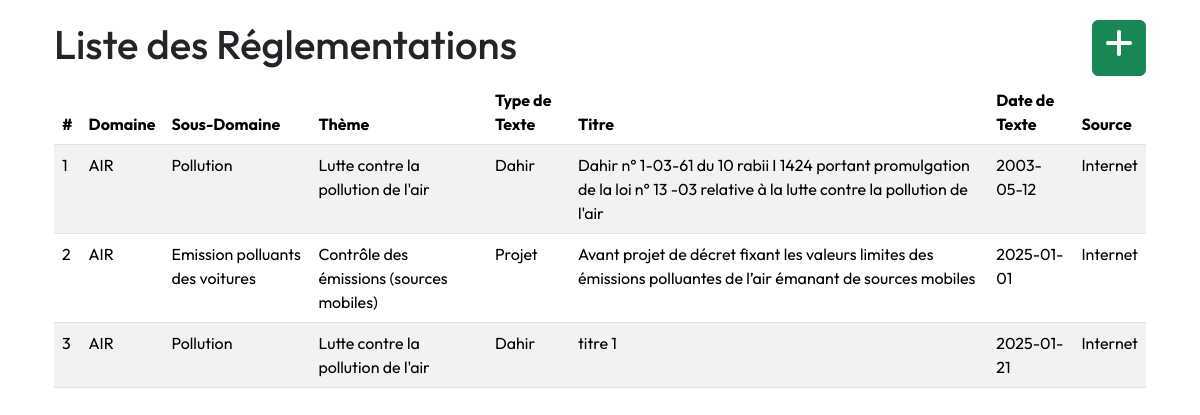
Page /liste-reglementations on the earlier database version.
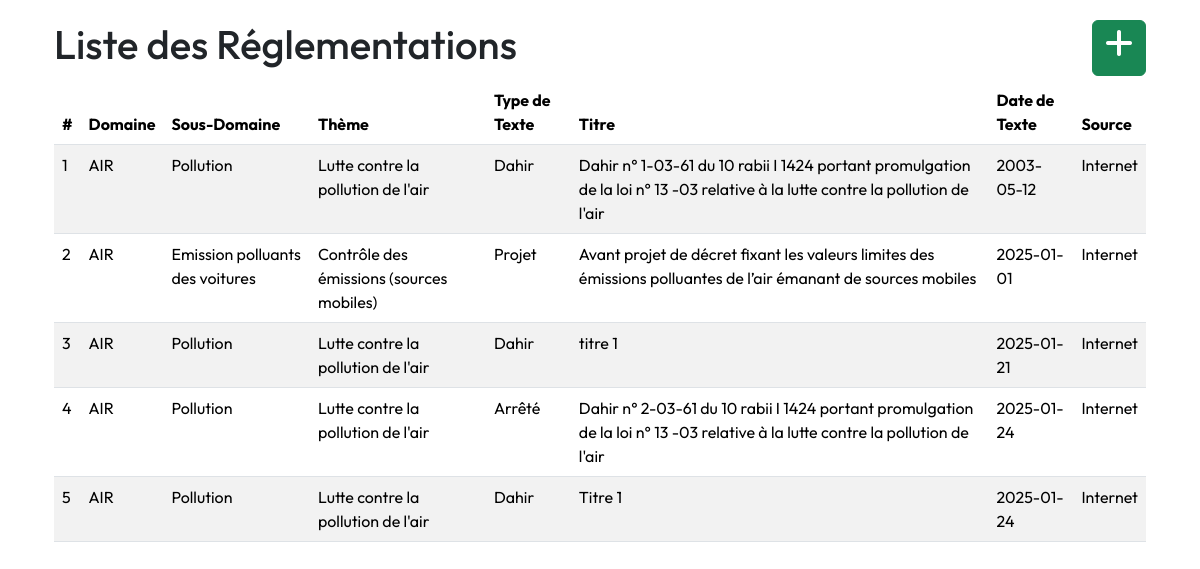
Same page on the later database version.
### app/models.py (models this page shows)
class Reglementation(db.Model):
    __tablename__ = 'reglementation'
    id = db.Column(db.Integer, primary_key=True)
    titre = db.Column(db.String(200), nullable=False, unique=True)
    type_texte = db.Column(db.String(100), nullable=False)
    date_publication = db.Column(db.Date, nullable=False)
    date_derniere_mise_a_jour = db.Column(db.Date, nullable=True)
    source = db.Column(db.String(200), nullable=False)
    langue = db.Column(db.String(50), nullable=True)
    secteurs=db.relationship('ReglementationSecteur', back_populates='reglementation', lazy=True)
    theme_id = db.Column(db.Integer, db.ForeignKey('theme.id'), nullable=False)
    sous_domaine_id = db.Column(db.Integer, db.ForeignKey('sous_domaine.id'), nullable=False)
    versions = db.relationship('VersionReglementation', backref='reglementation', lazy=True)
    articles = db.relationship('Article', backref='reglementation', lazy=True)

class Domaine(db.Model):
    __tablename__ = 'domaine'
    id = db.Column(db.Integer, primary_key=True)
    nom = db.Column(db.String(100), nullable=False, unique=True)
    description = db.Column(db.Text, nullable=True)
    sous_domaines = db.relationship('SousDomaine', backref='domaine', lazy=True)

class SousDomaine(db.Model):
    __tablename__ = 'sous_domaine'
    id = db.Column(db.Integer, primary_key=True)
    nom = db.Column(db.String(100), nullable=False, unique=True)
    description = db.Column(db.Text, nullable=True)
    domaine_id = db.Column(db.Integer, db.ForeignKey('domaine.id'), nullable=False)
    reglementations = db.relationship('Reglementation', backref='sous_domaine', lazy=True)

class Theme(db.Model):
    __tablename__ = 'theme'
    id = db.Column(db.Integer, primary_key=True)
    nom = db.Column(db.String(100), nullable=False, unique=True)
    description = db.Column(db.Text, nullable=True)
    reglementations = db.relationship('Reglementation', backref='theme', lazy=True)

### app/routes/reglement.py (the view)
@bp.route('/liste-reglementations', methods=['GET'])
def liste_reglementations():
    try:
        reglementations = Reglementation.query.all()
        if not reglementations:
            flash("Aucune réglementation n'est disponible.", "warning")
            return render_template('reglementations/liste_reglementations.html', reglementations=[])
        return render_template('reglementations/liste_reglementations.html', reglementations=reglementations)
    except Exception as e:
        flash(f"Erreur lors de la récupération des réglementations : {str(e)}", "danger")
        return redirect(url_for('main.index'))  # Rediriger en cas d'erreur

### app/templates/reglementations/liste_reglementations.html
{% extends "layout.html" %}
{% block content %}
<div class="container mt-1">
    <div class="d-flex justify-content-between">
        <h1>Liste des Réglementations</h1>
        <a class="btn btn-success" href="{{ url_for('reglement.ajouter_reglementation') }}">
            <span class="fas fa-plus fa-2x"></span></a>
    </div>
    {% if reglementations %}
        <table class="table table-striped table-hover mt-1">
            <thead>
                <tr>
                    <th>#</th>
                    <th>Domaine</th>
                    <th>Sous-Domaine</th>
                    <th>Thème</th>
                    <th>Type de Texte</th>
                    <th>Titre</th>
                    <th>Date de Texte</th>
                    <th>Source</th>
                </tr>
            </thead>
            <tbody>
                {% for reglementation in reglementations %}
                <tr onclick="window.location.href='{{ url_for('reglement.detail_reglementation', id=reglementation.id) }}'"
                style="cursor: pointer;">
                        <td>{{ loop.index }}</td>
                        <td>{{ reglementation.sous_domaine.domaine.nom }}</td>
                        <td>{{ reglementation.sous_domaine.nom if reglementation.sous_domaine else 'N/A' }}</td>
                        <td>{{ reglementation.theme.nom if reglementation.theme else 'N/A' }}</td>
                        <td>{{ reglementation.type_texte }}</td>
                        <td>{{ reglementation.titre }}</td>
                        <td>{{ reglementation.date_publication }}</td>
                        <td>{{ reglementation.source }}</td>
                    </tr>
                {% endfor %}
            </tbody>
        </table>
    {% else %}
        <p>Aucune réglementation n'a été trouvée.</p>
    {% endif %}
</div>
{% endblock %}

Differences in the rows shown:
added Reglementation: sous_domaine.domaine.nom "AIR", sous_domaine "Pollution", theme "Lutte contre la pollution de l'air", type_texte "Arrêté", titre "Dahir n° 2-03-61 du 10 rabii I 1424 portant promulgation de la loi n° 13 -03 relative à la lutte contre la pollution de l'air", date_publication "2025-01-24", source "Internet"
added Reglementation: sous_domaine.domaine.nom "AIR", sous_domaine "Pollution", theme "Lutte contre la pollution de l'air", type_texte "Dahir", titre "Titre 1", date_publication "2025-01-24", source "Internet"
